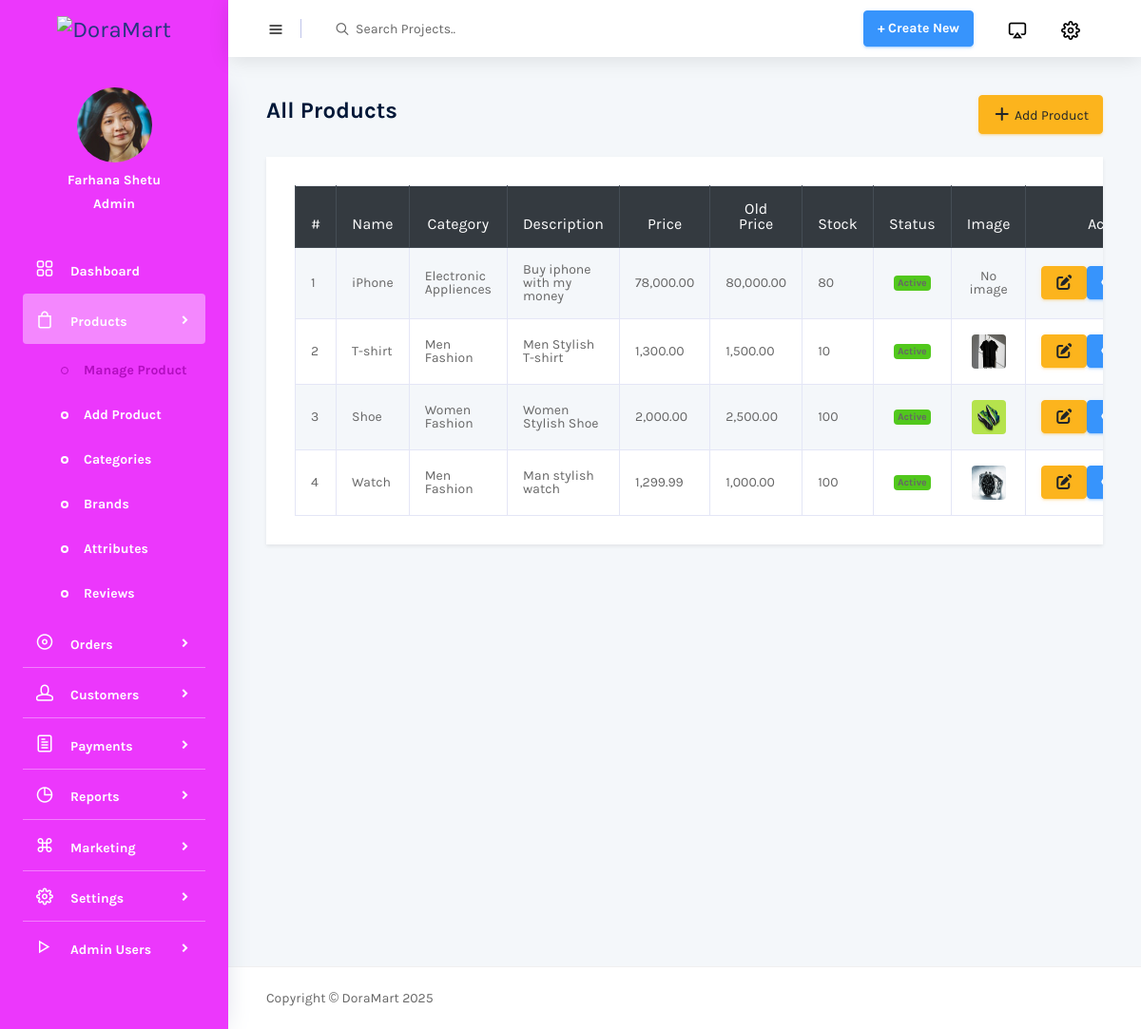
The page /admin/pages/products/all-products.php (signed in) on the database its author committed.
### tables this page shows
CREATE TABLE `products` (
  `id` int(11) NOT NULL,
  `category_id` int(11) DEFAULT NULL,
  `name` varchar(150) NOT NULL,
  `description` text DEFAULT NULL,
  `price` decimal(10,2) NOT NULL,
  `old_price` decimal(10,2) NOT NULL,
  `stock` int(11) NOT NULL DEFAULT 0,
  `image` varchar(255) DEFAULT NULL,
  `status` tinyint(4) DEFAULT 1,
  `created_at` timestamp NOT NULL DEFAULT current_timestamp()
);

CREATE TABLE `categories` (
  `id` int(11) NOT NULL,
  `name` varchar(100) NOT NULL,
  `slug` varchar(120) DEFAULT NULL,
  `status` tinyint(4) DEFAULT 1,
  `created_at` timestamp NOT NULL DEFAULT current_timestamp()
);

### admin/pages/products/all-products.php (the view, shortened to what this page needs)
<?php
include __DIR__ . '/../../includes/header.php';
include __DIR__ . '/../../includes/navbar.php';
include __DIR__ . '/../../includes/sidebar.php';
?>
<div class="main-panel">
    <div class="content-wrapper">
        <div class="row mb-4">
            <div class="col-sm-12 d-flex justify-content-between align-items-center">
                <h4 class="font-weight-bold text-dark">All Products</h4>
                <a href="add-product.php" class="btn btn-warning"><i class="fas fa-plus"></i> Add Product</a>
            </div>
        </div>
        <div class="row">
            <div class="col-12">
                <div class="card shadow-sm border-0">
                    <div class="card-body table-responsive">
                        <table class="table table-bordered table-hover table-striped mb-0">
                            <thead class="thead-dark">
                                <tr class="text-center">
                                    <th>#</th>
                                    <th>Name</th>
                                    <th>Category</th>
                                    <th>Description</th>
                                    <th>Price</th>
                                    <th>Old Price</th>
                                    <th>Stock</th>
                                    <th>Status</th>
                                    <th>Image</th>
                                    <th width="200">Action</th>
                                </tr>
                            </thead>
                            <tbody>
                                <?php
                                $result = $con->query("SELECT p.*, c.name AS category_name FROM products p LEFT JOIN categories c ON p.category_id=c.id ORDER BY p.id DESC");
                                $i = 1;
                                while ($row = $result->fetch_assoc()):
                                ?>
                                <tr>
                                    <td><?= $i++ ?></td>
                                    <td><?= htmlspecialchars($row['name']) ?></td>
                                    <td><?= htmlspecialchars($row['category_name']) ?></td>
                                    <td><?= htmlspecialchars($row['description']) ?></td>
                                    <td><?= number_format($row['price'],2) ?></td>
                                    <td><?= number_format($row['old_price'],2) ?></td>
                                    <td><?= intval($row['stock']) ?></td>
                                    <td class="text-center">
                                        <?= $row['status']==1
                                            ? '<span class="badge bg-success">Active</span>'
                                            : '<span class="badge bg-danger">Inactive</span>' ?>
                                    </td>
                                    <td class="text-center">
                                        <?php if(!empty($row['image']) && file_exists('../../uploads/'.$row['image'])): ?>
                                            <img src="../../uploads/<?= $row['image'] ?>" width="50" class="rounded" alt="Product Image">
                                        <?php else: ?>
                                            <span class="text-muted">No image</span>
                                        <?php endif; ?>
                                    </td>
                                    <td>
                                        <div class="d-flex gap-2 justify-content-center">
                                            <button class="btn btn-sm btn-warning" data-bs-toggle="modal" data-bs-target="#editModal<?= $row['id'] ?>" title="Edit">
                                                <i class="fas fa-edit"></i>
                                            </button>
                                            <button class="btn btn-sm btn-info" data-bs-toggle="modal" data-bs-target="#viewModal<?= $row['id'] ?>" title="View">
                                                <i class="fas fa-eye"></i>
                                            </button>
                                        </div>
                                    </td>
                                </tr>
                                <?php endwhile; ?>
                            </tbody>
                        </table>
                    </div>
                </div>
            </div>
        </div>
    </div>
<?php include __DIR__ . '/../../includes/footer.php'; ?>

### rows shown on the page
products: name "iPhone", category.name "Electronic Appliences", description "Buy iphone with my money", price "78,000.00", old_price "80,000.00", stock "80", status "Active", shows "No image"
products: name "T-shirt", category.name "Men Fashion", description "Men Stylish T-shirt", price "1,300.00", old_price "1,500.00", stock "10", status "Active", image (picture)
products: name "Shoe", category.name "Women Fashion", description "Women Stylish Shoe", price "2,000.00", old_price "2,500.00", stock "100", status "Active", image (picture)
products: name "Watch", category.name "Men Fashion", description "Man stylish watch", price "1,299.99", old_price "1,000.00", stock "100", status "Active", image (picture)
